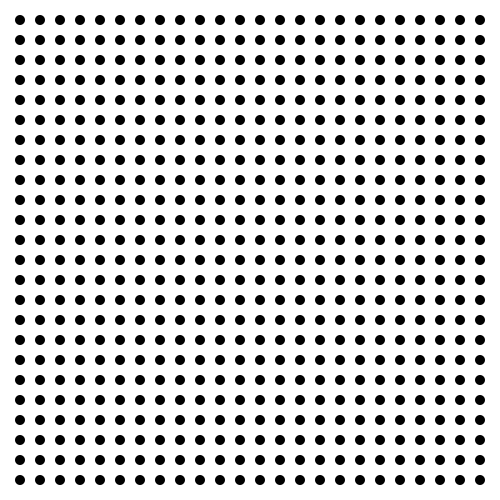
Frame 1 (no input)
Frame 60 (the mouse pressed at the canvas centre just before this capture): identical to frame 1, image omitted
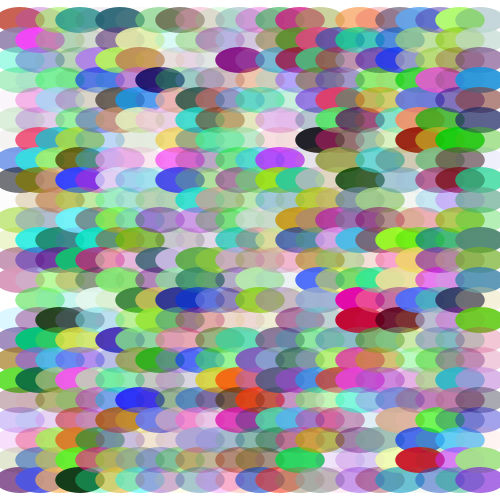
Frame 120 (the mouse held since frame 60 and released just before this capture)

The Processing sketch that drew these frames (run headless with seeded random() and noise(); from frame 60 on, the mouse is pressed at the canvas centre):

// Processing sketch: processing_36849
// ── processing_36849.pde

void setup () {
  size (500, 500);
  smooth ();
  frameRate (10);
}

void draw () {
  background (255);
  noStroke ();
  float circleWidth = map (mouseX, 0, width, 10, random (100));
  float circleHeight = map (mouseY, 0, height, 10, random (100));
  float colY = map (mouseY, 0,height, 0,255);
  if (mouseX<250) {
    for (int x=1; x<25; x++) {
      for (int y=1; y<25; y++) {
        fill (mouseX, (mouseX*colY)/2, colY);
        ellipse (x*20, y*20, 10, 10);
      }
    }
  } 
  else {
    for (int i=1; i<25; i++) {
      for (int j=1; j<25; j++) {
        fill (random (255), random (255), random (255), random (255));
        ellipse (i*20, j*20, circleWidth, circleHeight);
      }
    }
  }
}
         
